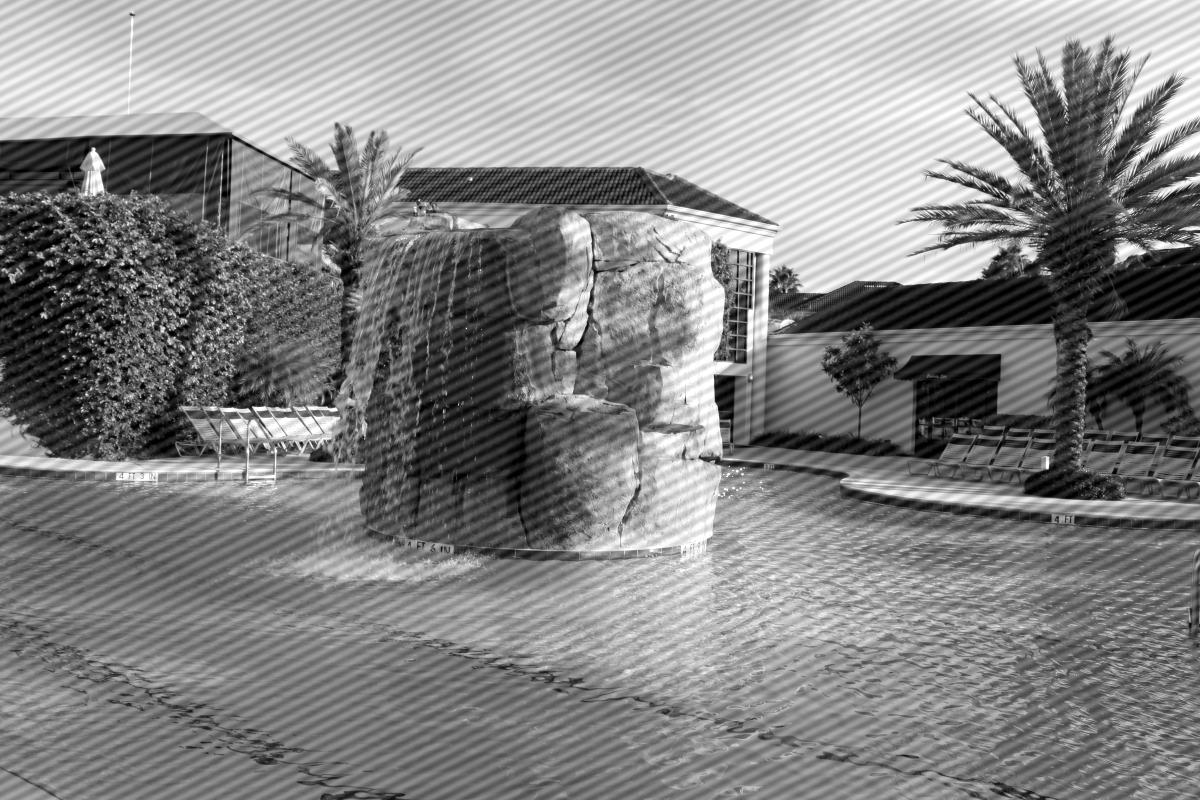
%> input picture Hassan sameh/Denoising-Image-MATLAB-main/pool.jpg, 1200 x 800 px
$ octave denoise.m   (GNU Octave 9; MATLAB toolbox functions it lacks are replaced by stand-ins)
%> lines starting %> are read from the running program, lines starting %| are printed output that depends on the picture
### Hassan sameh/Denoising-Image-MATLAB-main/logscale2bytes.m
function g = logscale2bytes(f,a)
%
g  = log10(1+a*abs(double(f)));     %
mn = min(min(g));                   %
mx = max(max(g));                   %
g  = uint8(255*(g-mn)/(mx-mn));     %
%
return

### Hassan sameh/Denoising-Image-MATLAB-main/spec_est.m
function Pabs = spec_est(x,wsize,overlap,fftsize,wintype)
% x:       2-D image
% wsize:   Window size (in 1-D)
% overlap: Overlap (in 1-D) between two consecutive blocks
% fftsize: Size (in 1-D) of the zero-padded data before DFT
% wintype: Window type (1: rectangular, 2: Hamming, 3: Bartlett, others: Not defined)

%The image is divided into overlapping blocks of wsize x wsize
x = double(x);
x = x - mean(mean(x));     % zero mean image
% Typically, the DC power is too strong compared to the noise component. Therefore,
% estimate the DFT spectrum of the image after subtracting the mean. This will make
% the DC coefficient zero, and low magnitude noise peaks may be more visible.
[nrow ncol]=size(x);
shift = wsize-overlap;
% 2D Hamming window generation
if wintype==1
    b = rectwin(wsize); % Rectangular window
elseif wintype==2
    b = hamming(wsize); % Hamming window
elseif wintype==3
    b = bartlett(wsize); % Hamming window
else
    printf('Window type not defined');
end

for m = 1:wsize
	zx(m,:) = b';
	zy(:,m) = b;
end
window2D = zx .* zy;
k = 0;
% calculate power spectrum
P = zeros(fftsize,fftsize);
for m = 1:shift:nrow-wsize
	for n = 1:shift:ncol-wsize
        xsub = x(m:m+wsize-1,n:n+wsize-1).*window2D;
        P = P + fft2(xsub,fftsize,fftsize);
        k = k + 1;
    end
end
P = fftshift(P);
Pabs = (abs(P)/k).^2;
% Mesh plot of normalized power spectrum
%mesh([-fftsize/2:fftsize/2-1]*2/fftsize,[-fftsize/2:fftsize/2-1]*2/fftsize,Pabs/max(max(Pabs)));

### Hassan sameh/Denoising-Image-MATLAB-main/maskgen.m
function mask = maskgen(M,N,centerX,centerY,widX,widY)
% [10 lines of commented-out code are left out]
[y,x]=meshgrid(-(N/2-1):(N/2),-(M/2-1):(M/2));
xn=2*x/M;  %Normalized x axis [-1,1]
yn=2*y/N;  %Normalized y axis [-1,1]
cxn=2*centerX/M-1;cyn=2*centerY/N-1;   % Centre coordinate of mask
wxn = widX/100;
wyn = widY/100;
mask = ((((xn-cxn)/wxn).^2+((yn-cyn)/wyn).^2)<=1);
return

### Hassan sameh/Denoising-Image-MATLAB-main/denoise.m

clear all;
% (1) Download the gray-scale image pool.jpg from the eClass Lab website and read it into MATLAB
% (1) Denote the image as x
x = imread('pool.jpg');
%> x is the input picture: size 800x1200 uint8; min 0, max 255, mean 131.6
% (1) This will be the first subplot
subplot(2,2,1);
% (1) Determine the size of the image matrix
[rows columns numberOfColorChannels] = size(x);
%> rows = 800; columns = 1200; numberOfColorChannels = 1
% (1) Use this to calculate the uncompressed image size
sizeim = size(x);
%> sizeim = [800 1200]
s = dir('pool.jpg');
imshow(x);
title ('pool.jpg');
% (1) Denote the size of the image by M x N
N = columns;
%> N = 1200
M = rows;
%> M = 800
% (3) Calculate the 2-D DFT of the matrix using the fft2 function
y = fft2 (x,M,N);
% (3) plot the Fourier amplitude spectrum
% (3) In order to have better visualization
% (3) shift the origin to the center of the plot using the fftshift MATLAB function
% (3) Also, use logscale2bytes to scale the coefficients before displaying.
h = fftshift (y);
g = logscale2bytes(h,100); %calculate the 2D DFT of the matrix h
%> in logscale2bytes, `g  = log10(1+a*abs(double(f)));`:
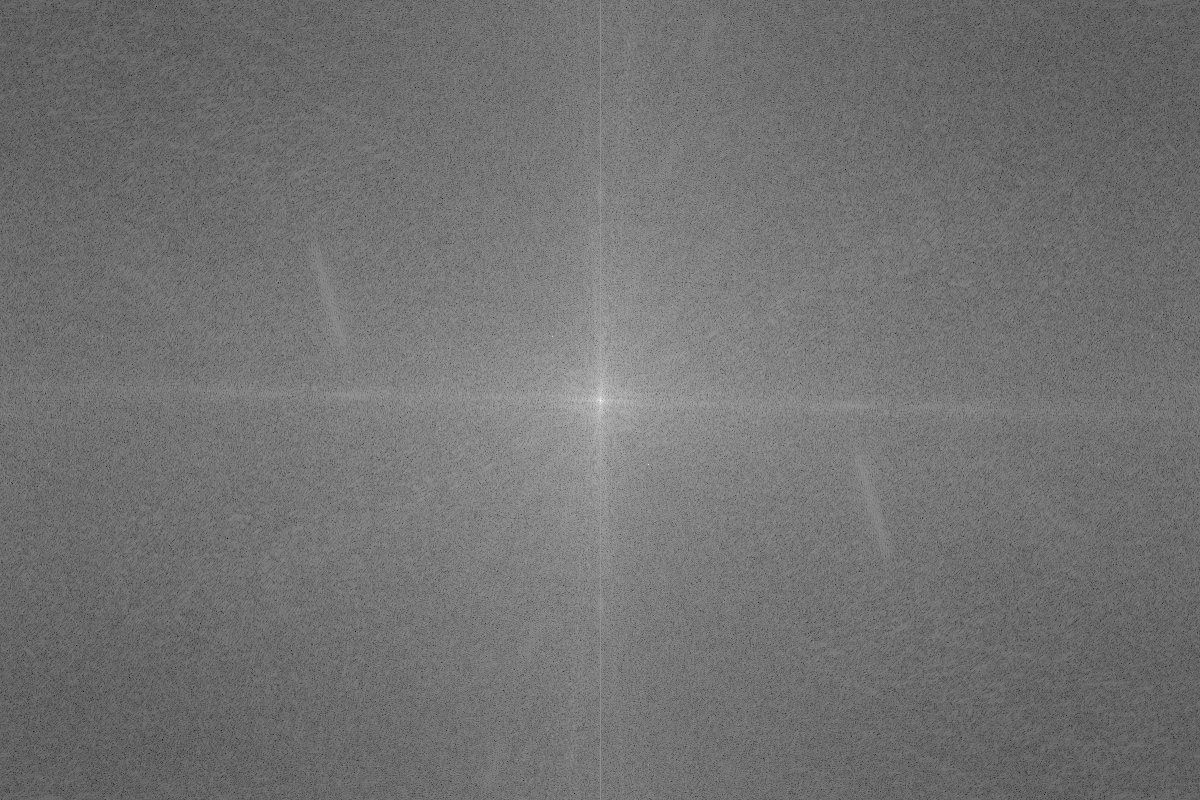
%> g: size 800x1200 double; min 2.36, max 10.1, mean 5.84; drawn with min black and max white
%> in logscale2bytes, `mn = min(min(g));`: mn = 2.36
%> in logscale2bytes, `mx = max(max(g));`: mx = 10.1
subplot(2,2,2);
imshow (g);
title ('Fourier amplitude spectrum |X(u,v)|');
% (4) use the imtool function to determine the frequency location
% u = imtool(g,[-1,1]);
% (5) use the spec_est function
pabs = spec_est(double(x),300,0,512,2);
%> after the loop in spec_est, `for m = 1:shift:nrow-wsize`: k = 6
imtool (logscale2bytes(pabs,100));% log10(pabs), []
%> call 2 of logscale2bytes, with a = 100
%> in logscale2bytes (call 2), `g  = log10(1+a*abs(double(f)));`:
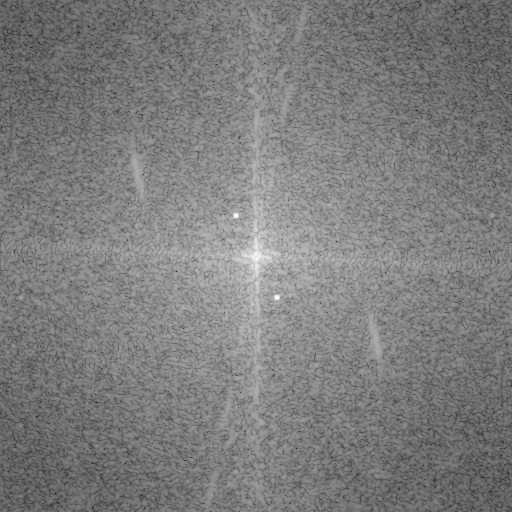
%> g: size 512x512 double; min 1.37, max 12.78, mean 6.98; drawn with min black and max white
%> in logscale2bytes (call 2), `mn = min(min(g));`: mn = 1.37
%> in logscale2bytes (call 2), `mx = max(max(g));`: mx = 12.78
% (6) Plot the bandstop zonal maskbs(u,v)
lowpass_zonal_mask_noise_1 = maskgen(M,N,334,558,3,3) ;
lowpass_zonal_mask_noise_2 = maskgen(M,N,466,652,3,3) ;
noise = 1- (lowpass_zonal_mask_noise_1 + lowpass_zonal_mask_noise_2);
subplot(2,2,3);
imshow (noise);
title ('Plot the lowpass zonal mask');
% (7) Using the zonal mask, filter the image. Plot the amplitude spectrum |X_BS(u,v)|
y = fft2 (x,M,N);
v = fftshift(y).* noise;
subplot(2,2,4);
imshow (logscale2bytes(v,100) );
%> call 3 of logscale2bytes, with a = 100
%> in logscale2bytes (call 3), `g  = log10(1+a*abs(double(f)));`:
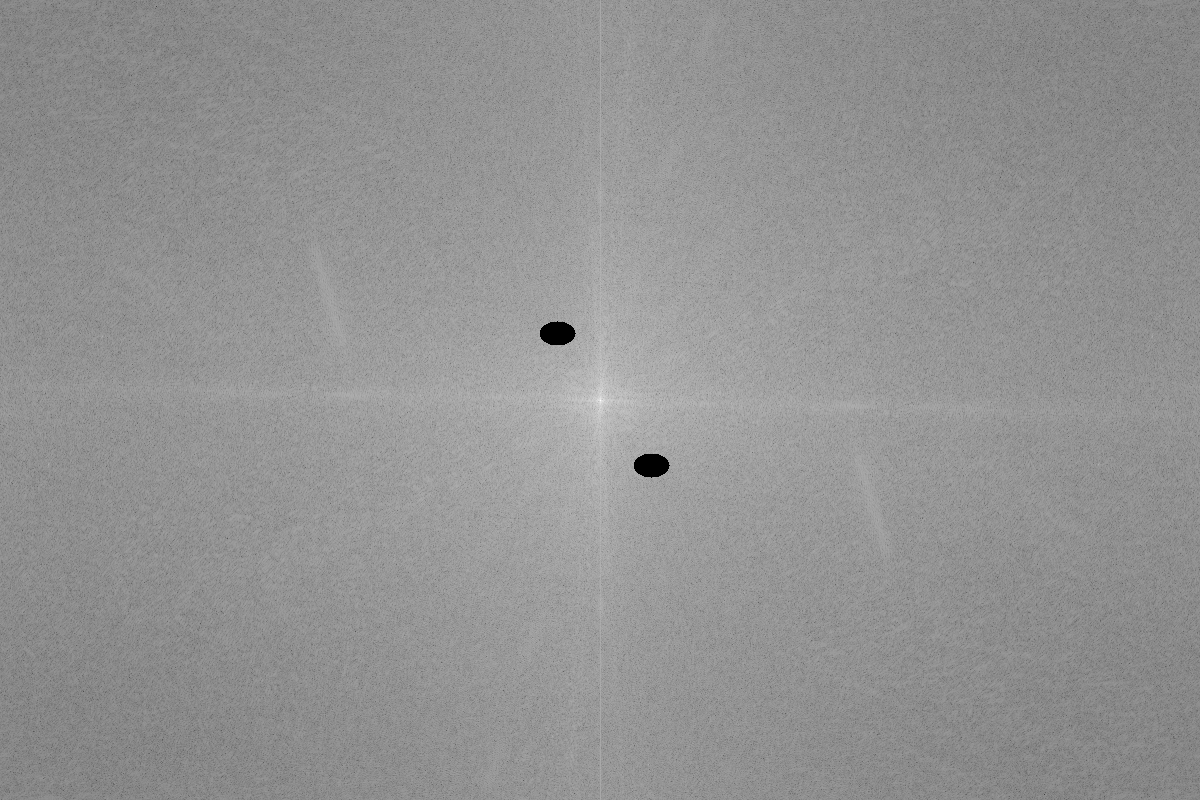
%> g: size 800x1200 double; min 0, max 10.1, mean 5.83; drawn with min black and max white
%> in logscale2bytes (call 3), `mn = min(min(g));`: mn = 0
%> in logscale2bytes (call 3), `mx = max(max(g));`: mx = 10.1
title ('Fourier amplitude spectrum |X[BS(u,v)]|');
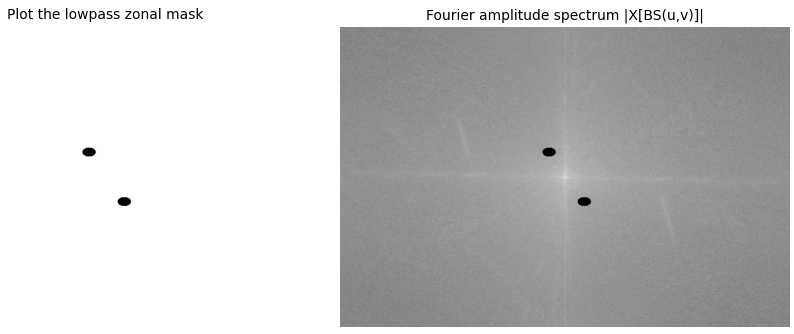
%> figure redrawn from the program's plot data, 2 panels
% (7) Calculate the inverse DFT of Xh(u,v) using the ifft2 function
% (7) obtain the filtered image 𝑥̂BS
figure;
b = ifftshift(noise).* y;
u = ifft2(b);
imshow (uint8(abs(u)));
title ('The filtered image X(BS)');
